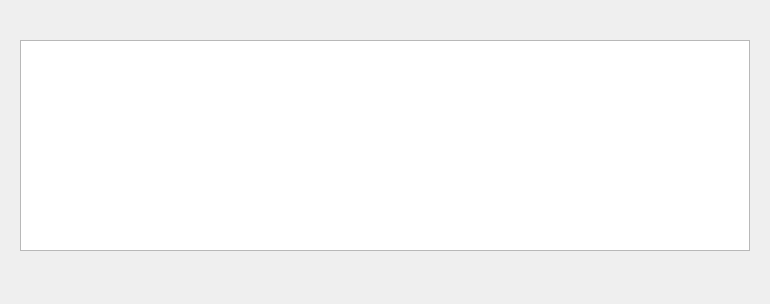
<?xml version="1.0" encoding="UTF-8"?>
<ui version="4.0">
 <class>SForm</class>
 <widget class="QWidget" name="SForm">
  <property name="geometry">
   <rect>
    <x>0</x>
    <y>0</y>
    <width>770</width>
    <height>304</height>
   </rect>
  </property>
  <property name="windowTitle">
   <string>Form</string>
  </property>
  <widget class="QTableView" name="tableView">
   <property name="geometry">
    <rect>
     <x>20</x>
     <y>40</y>
     <width>730</width>
     <height>211</height>
    </rect>
   </property>
  </widget>
 </widget>
 <resources/>
 <connections/>
</ui>
